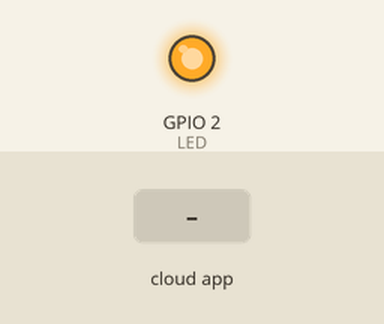
A sketch run on a simulated ESP8266 (NodeMCU). On the bench: output pins drawn as LEDs (lit = HIGH). The inputs (shaded band) are chosen by the test bench. WiFi joins after 1.5 s; servers stay silent unless stated; what the sketch prints to the serial monitor is not drawn.

Above: at 2.7 s.
2.8 s: the phone or cloud app sets LED.1 to 64
At 3.3 s:
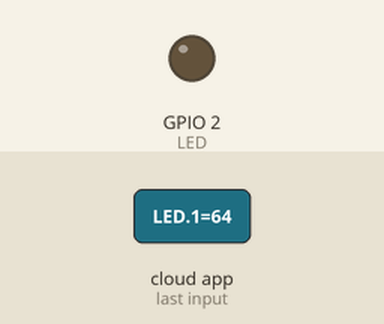
4.3 s: the phone or cloud app sets LED.1 to 0
At 5.5 s:
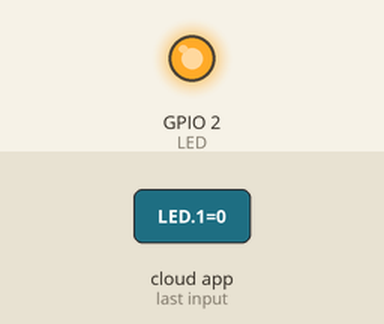
5.8 s: the phone or cloud app sets LED.1 to 128
At 6.8 s:
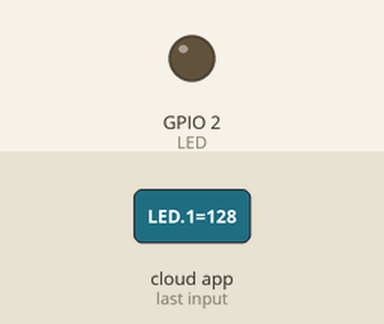
Timing chart, 0 to 8.8 s (numbered marks = the images above; inputs shaded):
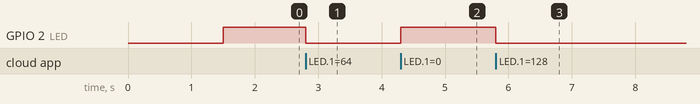

Measured:
- after the input at 2.8 s, GPIO 2 (LED): HIGH → LOW at once
- after the input at 4.3 s, GPIO 2 (LED): LOW → HIGH at once
- after the input at 5.8 s, GPIO 2 (LED): HIGH → LOW at once

The sketch:

esp_alexa.ino
```cpp
/*
   This is a basic example on how to use Espalexa and its device declaration methods.
*/
#ifdef ARDUINO_ARCH_ESP32
#include <WiFi.h>
#else
#include <ESP8266WiFi.h>
#endif
#include <Espalexa.h>

// prototypes
boolean connectWifi();

//callback functions
void firstLightChanged(uint8_t brightness);
void secondLightChanged(uint8_t brightness);
void thirdLightChanged(uint8_t brightness);

// Change this!!
const char* ssid = "";
const char* password = "";

boolean wifiConnected = false;

Espalexa espalexa;

EspalexaDevice* device3; //this is optional

#define LED 2

void setup()
{
  Serial.begin(115200);
  // Initialise wifi connection
  wifiConnected = connectWifi();
  pinMode(LED,  OUTPUT);
  digitalWrite(LED, HIGH);
  if (wifiConnected) {

    // Define your devices here.
    espalexa.addDevice("LED 1", firstLightChanged); //simplest definition, default state off
    //    espalexa.addDevice("Light 2", secondLightChanged, 255); //third parameter is beginning state (here fully on)
    //
    //    device3 = new EspalexaDevice("Light 3", thirdLightChanged); //you can also create the Device objects yourself like here
    //    espalexa.addDevice(device3); //and then add them
    //    device3->setValue(128); //this allows you to e.g. update their state value at any time!

    espalexa.begin();

  } else
  {
    while (1) {
      Serial.println("Cannot connect to WiFi. Please check data and reset the ESP.");
      delay(2500);
    }
  }
}

void loop()
{
  espalexa.loop();
  delay(1);
}

//our callback functions
void firstLightChanged(uint8_t brightness) {
  Serial.println(brightness);
  if (brightness) {
    digitalWrite(LED, LOW);
  }
  else  {
    digitalWrite(LED, HIGH);
  }
}

void secondLightChanged(uint8_t brightness) {
  //do what you need to do here
}

void thirdLightChanged(uint8_t brightness) {
  //do what you need to do here
}

// connect to wifi – returns true if successful or false if not
boolean connectWifi() {
  boolean state = true;
  int i = 0;

  WiFi.mode(WIFI_STA);
  WiFi.begin(ssid, password);
  Serial.println("");
  Serial.println("Connecting to WiFi");

  // Wait for connection
  Serial.print("Connecting...");
  while (WiFi.status() != WL_CONNECTED) {
    delay(500);
    Serial.print(".");
    if (i > 20) {
      state = false; break;
    }
    i++;
  }
  Serial.println("");
  if (state) {
    Serial.print("Connected to ");
    Serial.println(ssid);
    Serial.print("IP address: ");
    Serial.println(WiFi.localIP());
  }
  else {
    Serial.println("Connection failed.");
  }
  return state;
}
```
